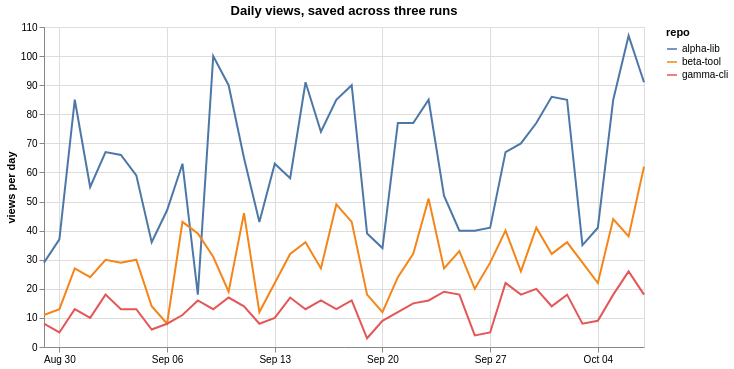

This figure's Vega-Lite source:
### Vega-Lite specification from a JSON file in a GitHub repository (floating-point values rounded to 4 significant figures)
{"$schema": "https://vega.github.io/schema/vega-lite/v6.json", "title": "Daily views, saved across three runs", "data": {"values": [{"repo": "alpha-lib", "date": "2026-08-29", "views": 29.0, "views_uniques": "11", "clones": "8", "clones_uniques": "3"}, {"repo": "alpha-lib", "date": "2026-08-30", "views": 37.0, "views_uniques": "14", "clones": "5", "clones_uniques": "2"}, {"repo": "alpha-lib", "date": "2026-08-31", "views": 85.0, "views_uniques": "34", "clones": "17", "clones_uniques": "6"}, {"repo": "alpha-lib", "date": "2026-09-01", "views": 55.0, "views_uniques": "22", "clones": "20", "clones_uniques": "8"}, {"repo": "alpha-lib", "date": "2026-09-02", "views": 67.0, "views_uniques": "26", "clones": "15", "clones_uniques": "6"}, {"repo": "alpha-lib", "date": "2026-09-03", "views": 66.0, "views_uniques": "26", "clones": "11", "clones_uniques": "4"}, {"repo": "alpha-lib", "date": "2026-09-04", "views": 59.0, "views_uniques": "23", "clones": "16", "clones_uniques": "6"}, {"repo": "alpha-lib", "date": "2026-09-05", "views": 36.0, "views_uniques": "14", "clones": "6", "clones_uniques": "2"}, {"repo": "alpha-lib", "date": "2026-09-06", "views": 47.0, "views_uniques": "18", "clones": "9", "clones_uniques": "3"}, {"repo": "alpha-lib", "date": "2026-09-07", "views": 63.0, "views_uniques": "25", "clones": "22", "clones_uniques": "8"}, {"repo": "alpha-lib", "date": "2026-09-08", "views": 18.0, "views_uniques": "7", "clones": "14", "clones_uniques": "5"}, {"repo": "alpha-lib", "date": "2026-09-09", "views": 100.0, "views_uniques": "40", "clones": "18", "clones_uniques": "7"}, {"repo": "alpha-lib", "date": "2026-09-10", "views": 90.0, "views_uniques": "36", "clones": "17", "clones_uniques": "6"}, {"repo": "alpha-lib", "date": "2026-09-11", "views": 65.0, "views_uniques": "26", "clones": "17", "clones_uniques": "6"}, {"repo": "alpha-lib", "date": "2026-09-12", "views": 43.0, "views_uniques": "17", "clones": "7", "clones_uniques": "2"}, {"repo": "alpha-lib", "date": "2026-09-13", "views": 63.0, "views_uniques": "25", "clones": "4", "clones_uniques": "1"}, {"repo": "alpha-lib", "date": "2026-09-14", "views": 58.0, "views_uniques": "23", "clones": "18", "clones_uniques": "7"}, {"repo": "alpha-lib", "date": "2026-09-15", "views": 91.0, "views_uniques": "36", "clones": "14", "clones_uniques": "5"}, {"repo": "alpha-lib", "date": "2026-09-16", "views": 74.0, "views_uniques": "29", "clones": "4", "clones_uniques": "1"}, {"repo": "alpha-lib", "date": "2026-09-17", "views": 85.0, "views_uniques": "34", "clones": "13", "clones_uniques": "5"}, {"repo": "alpha-lib", "date": "2026-09-18", "views": 90.0, "views_uniques": "36", "clones": "27", "clones_uniques": "10"}, {"repo": "alpha-lib", "date": "2026-09-19", "views": 39.0, "views_uniques": "15", "clones": "3", "clones_uniques": "1"}, {"repo": "alpha-lib", "date": "2026-09-20", "views": 34.0, "views_uniques": "13", "clones": "10", "clones_uniques": "4"}, {"repo": "alpha-lib", "date": "2026-09-21", "views": 77.0, "views_uniques": "30", "clones": "14", "clones_uniques": "5"}, {"repo": "alpha-lib", "date": "2026-09-22", "views": 77.0, "views_uniques": "30", "clones": "25", "clones_uniques": "10"}, {"repo": "alpha-lib", "date": "2026-09-23", "views": 85.0, "views_uniques": "34", "clones": "18", "clones_uniques": "7"}, {"repo": "alpha-lib", "date": "2026-09-24", "views": 52.0, "views_uniques": "20", "clones": "19", "clones_uniques": "7"}, {"repo": "alpha-lib", "date": "2026-09-25", "views": 40.0, "views_uniques": "16", "clones": "20", "clones_uniques": "8"}, {"repo": "alpha-lib", "date": "2026-09-26", "views": 40.0, "views_uniques": "16", "clones": "7", "clones_uniques": "2"}, {"repo": "alpha-lib", "date": "2026-09-27", "views": 41.0, "views_uniques": "16", "clones": "12", "clones_uniques": "4"}, {"repo": "alpha-lib", "date": "2026-09-28", "views": 67.0, "views_uniques": "26", "clones": "9", "clones_uniques": "3"}, {"repo": "alpha-lib", "date": "2026-09-29", "views": 70.0, "views_uniques": "28", "clones": "16", "clones_uniques": "6"}, {"repo": "alpha-lib", "date": "2026-09-30", "views": 77.0, "views_uniques": "30", "clones": "7", "clones_uniques": "2"}, {"repo": "alpha-lib", "date": "2026-10-01", "views": 86.0, "views_uniques": "34", "clones": "11", "clones_uniques": "4"}, {"repo": "alpha-lib", "date": "2026-10-02", "views": 85.0, "views_uniques": "34", "clones": "7", "clones_uniques": "2"}, {"repo": "alpha-lib", "date": "2026-10-03", "views": 35.0, "views_uniques": "14", "clones": "10", "clones_uniques": "4"}, {"repo": "alpha-lib", "date": "2026-10-04", "views": 41.0, "views_uniques": "16", "clones": "12", "clones_uniques": "4"}, {"repo": "alpha-lib", "date": "2026-10-05", "views": 85.0, "views_uniques": "34", "clones": "19", "clones_uniques": "7"}, {"repo": "alpha-lib", "date": "2026-10-06", "views": 107.0, "views_uniques": "42", "clones": "16", "clones_uniques": "6"}, {"repo": "alpha-lib", "date": "2026-10-07", "views": 91.0, "views_uniques": "36", "clones": "25", "clones_uniques": "10"}, {"repo": "beta-tool", "date": "2026-08-29", "views": 11.0, "views_uniques": "4", "clones": "2", "clones_uniques": "0"}, {"repo": "beta-tool", "date": "2026-08-30", "views": 13.0, "views_uniques": "5", "clones": "3", "clones_uniques": "1"}, {"repo": "beta-tool", "date": "2026-08-31", "views": 27.0, "views_uniques": "10", "clones": "2", "clones_uniques": "0"}, {"repo": "beta-tool", "date": "2026-09-01", "views": 24.0, "views_uniques": "9", "clones": "10", "clones_uniques": "4"}, {"repo": "beta-tool", "date": "2026-09-02", "views": 30.0, "views_uniques": "12", "clones": "4", "clones_uniques": "1"}, {"repo": "beta-tool", "date": "2026-09-03", "views": 29.0, "views_uniques": "11", "clones": "6", "clones_uniques": "2"}, {"repo": "beta-tool", "date": "2026-09-04", "views": 30.0, "views_uniques": "12", "clones": "5", "clones_uniques": "2"}, {"repo": "beta-tool", "date": "2026-09-05", "views": 14.0, "views_uniques": "5", "clones": "3", "clones_uniques": "1"}, {"repo": "beta-tool", "date": "2026-09-06", "views": 8.0, "views_uniques": "3", "clones": "2", "clones_uniques": "0"}, {"repo": "beta-tool", "date": "2026-09-07", "views": 43.0, "views_uniques": "17", "clones": "8", "clones_uniques": "3"}, {"repo": "beta-tool", "date": "2026-09-08", "views": 39.0, "views_uniques": "15", "clones": "7", "clones_uniques": "2"}, {"repo": "beta-tool", "date": "2026-09-09", "views": 31.0, "views_uniques": "12", "clones": "2", "clones_uniques": "0"}, {"repo": "beta-tool", "date": "2026-09-10", "views": 19.0, "views_uniques": "7", "clones": "8", "clones_uniques": "3"}, {"repo": "beta-tool", "date": "2026-09-11", "views": 46.0, "views_uniques": "18", "clones": "3", "clones_uniques": "1"}, {"repo": "beta-tool", "date": "2026-09-12", "views": 12.0, "views_uniques": "4", "clones": "2", "clones_uniques": "0"}, {"repo": "beta-tool", "date": "2026-09-13", "views": 22.0, "views_uniques": "8", "clones": "2", "clones_uniques": "0"}, {"repo": "beta-tool", "date": "2026-09-14", "views": 32.0, "views_uniques": "12", "clones": "9", "clones_uniques": "3"}, {"repo": "beta-tool", "date": "2026-09-15", "views": 36.0, "views_uniques": "14", "clones": "8", "clones_uniques": "3"}, {"repo": "beta-tool", "date": "2026-09-16", "views": 27.0, "views_uniques": "10", "clones": "7", "clones_uniques": "2"}, {"repo": "beta-tool", "date": "2026-09-17", "views": 49.0, "views_uniques": "19", "clones": "6", "clones_uniques": "2"}, {"repo": "beta-tool", "date": "2026-09-18", "views": 43.0, "views_uniques": "17", "clones": "5", "clones_uniques": "2"}, {"repo": "beta-tool", "date": "2026-09-19", "views": 18.0, "views_uniques": "7", "clones": "1", "clones_uniques": "0"}, {"repo": "beta-tool", "date": "2026-09-20", "views": 12.0, "views_uniques": "4", "clones": "2", "clones_uniques": "0"}, {"repo": "beta-tool", "date": "2026-09-21", "views": 24.0, "views_uniques": "9", "clones": "4", "clones_uniques": "1"}, {"repo": "beta-tool", "date": "2026-09-22", "views": 32.0, "views_uniques": "12", "clones": "3", "clones_uniques": "1"}, {"repo": "beta-tool", "date": "2026-09-23", "views": 51.0, "views_uniques": "20", "clones": "5", "clones_uniques": "2"}, {"repo": "beta-tool", "date": "2026-09-24", "views": 27.0, "views_uniques": "10", "clones": "3", "clones_uniques": "1"}, {"repo": "beta-tool", "date": "2026-09-25", "views": 33.0, "views_uniques": "13", "clones": "6", "clones_uniques": "2"}, {"repo": "beta-tool", "date": "2026-09-26", "views": 20.0, "views_uniques": "8", "clones": "2", "clones_uniques": "0"}, {"repo": "beta-tool", "date": "2026-09-27", "views": 29.0, "views_uniques": "11", "clones": "4", "clones_uniques": "1"}, {"repo": "beta-tool", "date": "2026-09-28", "views": 40.0, "views_uniques": "16", "clones": "9", "clones_uniques": "3"}, {"repo": "beta-tool", "date": "2026-09-29", "views": 26.0, "views_uniques": "10", "clones": "4", "clones_uniques": "1"}, {"repo": "beta-tool", "date": "2026-09-30", "views": 41.0, "views_uniques": "16", "clones": "8", "clones_uniques": "3"}, {"repo": "beta-tool", "date": "2026-10-01", "views": 32.0, "views_uniques": "12", "clones": "5", "clones_uniques": "2"}, {"repo": "beta-tool", "date": "2026-10-02", "views": 36.0, "views_uniques": "14", "clones": "8", "clones_uniques": "3"}, {"repo": "beta-tool", "date": "2026-10-03", "views": 29.0, "views_uniques": "11", "clones": "4", "clones_uniques": "1"}, {"repo": "beta-tool", "date": "2026-10-04", "views": 22.0, "views_uniques": "8", "clones": "5", "clones_uniques": "2"}, {"repo": "beta-tool", "date": "2026-10-05", "views": 44.0, "views_uniques": "17", "clones": "7", "clones_uniques": "2"}, {"repo": "beta-tool", "date": "2026-10-06", "views": 38.0, "views_uniques": "15", "clones": "7", "clones_uniques": "2"}, {"repo": "beta-tool", "date": "2026-10-07", "views": 62.0, "views_uniques": "24", "clones": "5", "clones_uniques": "2"}, {"repo": "gamma-cli", "date": "2026-08-29", "views": 8.0, "views_uniques": "3", "clones": "1", "clones_uniques": "0"}, {"repo": "gamma-cli", "date": "2026-08-30", "views": 5.0, "views_uniques": "2", "clones": "1", "clones_uniques": "0"}, {"repo": "gamma-cli", "date": "2026-08-31", "views": 13.0, "views_uniques": "5", "clones": "1", "clones_uniques": "0"}, {"repo": "gamma-cli", "date": "2026-09-01", "views": 10.0, "views_uniques": "4", "clones": "2", "clones_uniques": "0"}, {"repo": "gamma-cli", "date": "2026-09-02", "views": 18.0, "views_uniques": "7", "clones": "4", "clones_uniques": "1"}, {"repo": "gamma-cli", "date": "2026-09-03", "views": 13.0, "views_uniques": "5", "clones": "4", "clones_uniques": "1"}, {"repo": "gamma-cli", "date": "2026-09-04", "views": 13.0, "views_uniques": "5", "clones": "3", "clones_uniques": "1"}, {"repo": "gamma-cli", "date": "2026-09-05", "views": 6.0, "views_uniques": "2", "clones": "0", "clones_uniques": "0"}, {"repo": "gamma-cli", "date": "2026-09-06", "views": 8.0, "views_uniques": "3", "clones": "0", "clones_uniques": "0"}, {"repo": "gamma-cli", "date": "2026-09-07", "views": 11.0, "views_uniques": "4", "clones": "2", "clones_uniques": "0"}, {"repo": "gamma-cli", "date": "2026-09-08", "views": 16.0, "views_uniques": "6", "clones": "3", "clones_uniques": "1"}, {"repo": "gamma-cli", "date": "2026-09-09", "views": 13.0, "views_uniques": "5", "clones": "2", "clones_uniques": "0"}, {"repo": "gamma-cli", "date": "2026-09-10", "views": 17.0, "views_uniques": "6", "clones": "3", "clones_uniques": "1"}, {"repo": "gamma-cli", "date": "2026-09-11", "views": 14.0, "views_uniques": "5", "clones": "4", "clones_uniques": "1"}, {"repo": "gamma-cli", "date": "2026-09-12", "views": 8.0, "views_uniques": "3", "clones": "2", "clones_uniques": "0"}, {"repo": "gamma-cli", "date": "2026-09-13", "views": 10.0, "views_uniques": "4", "clones": "0", "clones_uniques": "0"}, {"repo": "gamma-cli", "date": "2026-09-14", "views": 17.0, "views_uniques": "6", "clones": "2", "clones_uniques": "0"}, {"repo": "gamma-cli", "date": "2026-09-15", "views": 13.0, "views_uniques": "5", "clones": "3", "clones_uniques": "1"}, {"repo": "gamma-cli", "date": "2026-09-16", "views": 16.0, "views_uniques": "6", "clones": "2", "clones_uniques": "0"}, {"repo": "gamma-cli", "date": "2026-09-17", "views": 13.0, "views_uniques": "5", "clones": "6", "clones_uniques": "2"}, {"repo": "gamma-cli", "date": "2026-09-18", "views": 16.0, "views_uniques": "6", "clones": "2", "clones_uniques": "0"}, {"repo": "gamma-cli", "date": "2026-09-19", "views": 3.0, "views_uniques": "1", "clones": "1", "clones_uniques": "0"}, {"repo": "gamma-cli", "date": "2026-09-20", "views": 9.0, "views_uniques": "3", "clones": "1", "clones_uniques": "0"}, {"repo": "gamma-cli", "date": "2026-09-21", "views": 12.0, "views_uniques": "4", "clones": "3", "clones_uniques": "1"}, {"repo": "gamma-cli", "date": "2026-09-22", "views": 15.0, "views_uniques": "6", "clones": "4", "clones_uniques": "1"}, {"repo": "gamma-cli", "date": "2026-09-23", "views": 16.0, "views_uniques": "6", "clones": "4", "clones_uniques": "1"}, {"repo": "gamma-cli", "date": "2026-09-24", "views": 19.0, "views_uniques": "7", "clones": "5", "clones_uniques": "2"}, {"repo": "gamma-cli", "date": "2026-09-25", "views": 18.0, "views_uniques": "7", "clones": "3", "clones_uniques": "1"}, {"repo": "gamma-cli", "date": "2026-09-26", "views": 4.0, "views_uniques": "1", "clones": "1", "clones_uniques": "0"}, {"repo": "gamma-cli", "date": "2026-09-27", "views": 5.0, "views_uniques": "2", "clones": "1", "clones_uniques": "0"}, {"repo": "gamma-cli", "date": "2026-09-28", "views": 22.0, "views_uniques": "8", "clones": "2", "clones_uniques": "0"}, {"repo": "gamma-cli", "date": "2026-09-29", "views": 18.0, "views_uniques": "7", "clones": "3", "clones_uniques": "1"}, {"repo": "gamma-cli", "date": "2026-09-30", "views": 20.0, "views_uniques": "8", "clones": "1", "clones_uniques": "0"}, {"repo": "gamma-cli", "date": "2026-10-01", "views": 14.0, "views_uniques": "5", "clones": "3", "clones_uniques": "1"}, {"repo": "gamma-cli", "date": "2026-10-02", "views": 18.0, "views_uniques": "7", "clones": "5", "clones_uniques": "2"}, {"repo": "gamma-cli", "date": "2026-10-03", "views": 8.0, "views_uniques": "3", "clones": "1", "clones_uniques": "0"}, {"repo": "gamma-cli", "date": "2026-10-04", "views": 9.0, "views_uniques": "3", "clones": "1", "clones_uniques": "0"}, {"repo": "gamma-cli", "date": "2026-10-05", "views": 18.0, "views_uniques": "7", "clones": "4", "clones_uniques": "1"}, {"repo": "gamma-cli", "date": "2026-10-06", "views": 26.0, "views_uniques": "10", "clones": "0", "clones_uniques": "0"}, {"repo": "gamma-cli", "date": "2026-10-07", "views": 18.0, "views_uniques": "7", "clones": "0", "clones_uniques": "0"}]}, "mark": {"type": "line", "point": false}, "width": 600, "height": 320, "encoding": {"x": {"field": "date", "type": "temporal", "scale": {"type": "utc"}, "axis": {"format": "%b %d", "labelAngle": 0, "tickCount": 8}, "title": null}, "y": {"field": "views", "type": "quantitative", "scale": {"zero": false}, "title": "views per day"}, "color": {"field": "repo", "type": "nominal"}}, "background": "white"}
